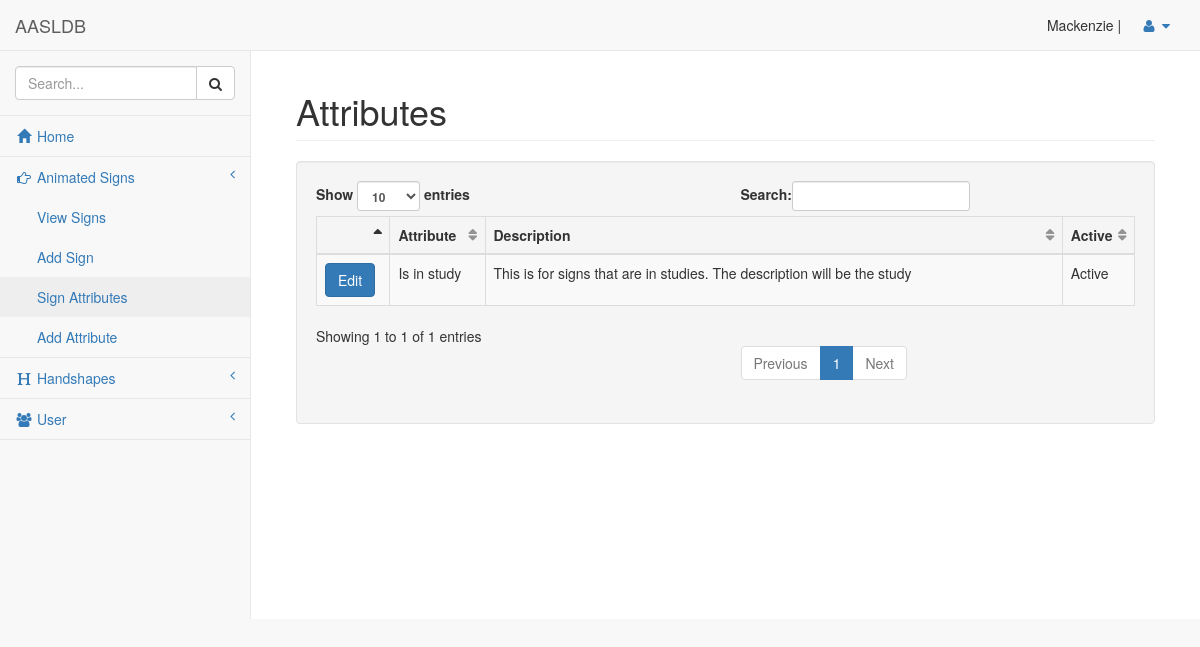
Page /pages/attributes.php (signed in) on the earlier database version.
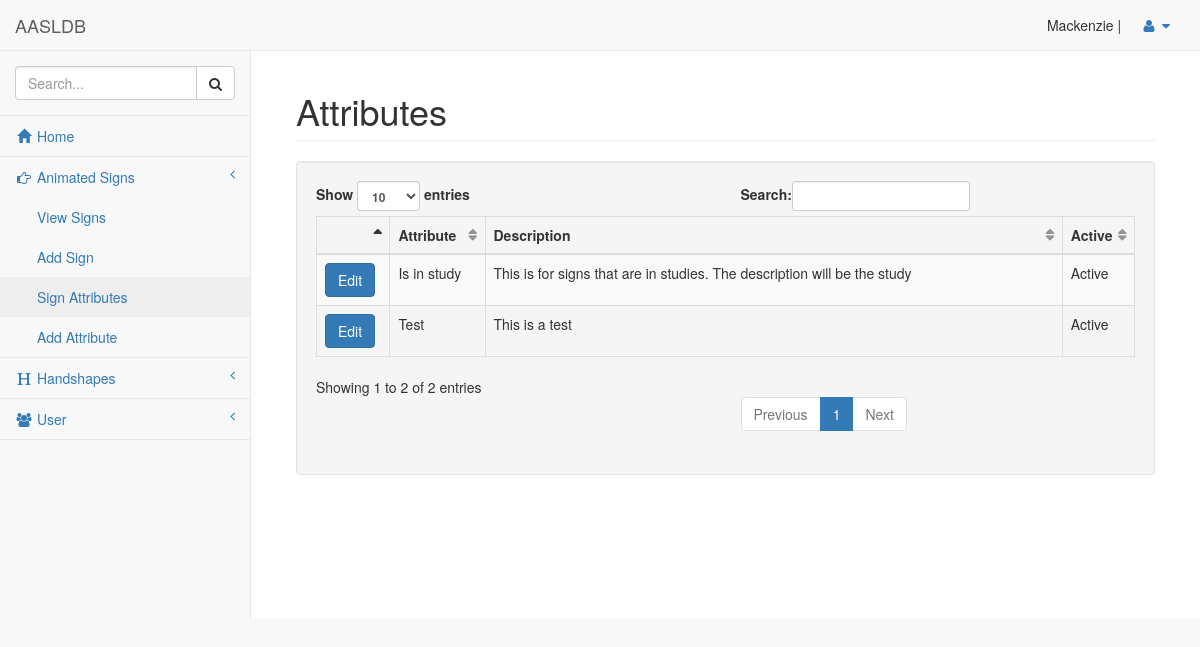
Same page on the later database version.
### tables this page shows
CREATE TABLE `attribute_list` (
  `name` varchar(30) NOT NULL,
  `description` varchar(100) NOT NULL,
  `active` int(11) NOT NULL
);

### function/getAttribute.php (called while the page is built, shortened)
<?php
function getAttributes($active) {
    if($active){
        $sql = "SELECT * FROM attribute_list where active=1 ORDER BY name";
    }else{
        $sql = "SELECT * FROM attribute_list";
    }
    require '../classes/attributeClass.php';
    $attributes = array();
    include '../include/connection_open.inc.php';
    $result = $conn->query($sql);
    while ($row = $result->fetch_assoc()) {
        $attribute = new attributeClass($row["name"],$row["description"],$row["active"]);
        array_push($attributes, $attribute);
    }
    return $attributes;
}

### classes/attributeClass.php (called while the page is built, shortened)
<?php
class attributeClass {
    protected $_aName;
    protected $_desc;
    protected $_active;
    private function __construct3($name, $description, $active) {
        $this->_aName = $name;
        $this->_desc = $description;
        $this->_active = $active;
    }
    function get_aName() {
        return $this->_aName;
    }
    function get_desc() {
        return $this->_desc;
    }
    function get_active() {
        return $this->_active;
    }
}

### function/util.php (called while the page is built, shortened)
<?php
function activeTextConvert($act){
    if($act == 1){
        $text = "Active";
    }else{
        $text = "Inactive";
    }
    return $text;
}

### pages/attributes.php (the view, shortened to what this page needs)
<?php include '../include/header.inc.php'; ?>
<?php include '../function/getAttribute.php'; ?>
<?php include '../function/util.php'; ?>
<div id="wrapper">
    <?php include '../include/navigation.inc.php'; ?>
    <div id="page-wrapper">
        <div class="container-fluid">
            <div class="row">
                <div class="col-lg-12">
                    <h1 class="page-header">Attributes</h1>
                </div>
            </div>
            <div class="row">
                <div class="col-lg-12">
                    <div class="well">
                        <table width="100%" class="table table-striped table-bordered table-hover" id="attribute-table">
                            <thead>
                                <tr>
                                    <th></th>
                                    <th>Attribute</th>
                                    <th>Description</th>
                                    <th>Active</th>
                                </tr>
                            </thead>
                            <tbody>
                                <?php
                                $a = getAttributes(FALSE);
                                foreach ($a as $printAttribute) {
                                    $count = 1;
                                    if ($count % 2 != 0) {
                                        echo '<tr class="odd">';
                                    } else {
                                        echo '<tr class="even">';
                                    }
                                    echo '<td><button onclick="editA(\'' . $printAttribute->get_aName() . '\');" type="button" class="btn btn-primary">Edit</button></td>';
                                    echo '<td>' . $printAttribute->get_aName() . '</td>';
                                    echo '<td>' . $printAttribute->get_desc() . '</td>';
                                    echo '<td>' . activeTextConvert($printAttribute->get_active()) . '</td>';
                                    echo '</tr>';
                                }
                                ?>
                            </tbody>
                        </table>
                    </div>
                </div>
            </div>
        </div>
    </div>
</div>
<?php include '../include/footer.inc.php'; ?>

### include/header.inc.php (shortened to what this page needs)
<!DOCTYPE html>
<html lang="en">
<head>
    <link href="../vendor/bootstrap/css/bootstrap.min.css" rel="stylesheet">
    <link href="../vendor/metisMenu/metisMenu.min.css" rel="stylesheet">
    <link href="../dist/css/sb-admin-2.css" rel="stylesheet">
    <link href="../vendor/font-awesome/css/font-awesome.min.css" rel="stylesheet" type="text/css">
    <link href="../css/custom.css" rel="stylesheet" type="text/css"/>
</head>
<body>

### include/navigation.inc.php (shortened to what this page needs)
<nav class="navbar navbar-default navbar-static-top" role="navigation" style="margin-bottom: 0">
    <div class="navbar-header">
        <a class="navbar-brand" href="index.php">AASLDB</a>
    </div>
    <ul class="nav navbar-top-links navbar-right">
        <li>
            <?php
            try {
                $un = $_SESSION["userName"];
            } catch (Exception $e) {
                $un = "";
            }
            if ($un == "") {
                echo "Guest ";
            } else {
                $secLevel = $_SESSION["secLevel"];
                echo $_SESSION["firstName"] . " " . $_SESSION["lastName"] . " ";
            }
            ?>|
        </li>
        <li class="dropdown">
            <a class="dropdown-toggle" data-toggle="dropdown" href="#">
                <i class="fa fa-user fa-fw"></i> <i class="fa fa-caret-down"></i>
            </a>
        </li>
    </ul>
    <div class="navbar-default sidebar" role="navigation">
        <div class="sidebar-nav navbar-collapse">
            <ul class="nav" id="side-menu">
                <li class="sidebar-search">
                    <div class="input-group custom-search-form">
                        <input type="text" class="form-control" placeholder="Search...">
                        <span class="input-group-btn">
                            <button class="btn btn-default" type="button">
                                <i class="fa fa-search"></i>
                            </button>
                        </span>
                    </div>
                </li>
                <li>
                    <a href="./index.php"><i class="glyphicon glyphicon-home fa-fw"></i> Home</a>
                </li>
                <?php
                if ($un == "") {
                    include '../include/userNavGuest.inc.php';
                } else {
                    include '../include/signNavUser.inc.php';
                    include '../include/handshapeNavUser.inc.php';
                    include '../include/userNavUser.inc.php';
                }
                ?>
            </ul>
        </div>
    </div>
</nav>

### include/signNavUser.inc.php
<li>
    <a href="#"><i class="fa fa-hand-o-right fa-fw"></i> Animated Signs<span class="fa arrow"></span></a>
    <ul class="nav nav-second-level">
        <li>
            <a href="../pages/signList.php">View Signs</a>
        </li>
        <?php
        if($secLevel >= 2){
            echo '<li>';
            echo '<a href="../pages/sign.php?type=1">Add Sign</a>';
            echo '</li>';
        }
        if($secLevel == 3){
            echo '<li>';
            echo '<a href="../pages/attributes.php">Sign Attributes</a>';
            echo '</li>';
            echo '<li>';
            echo '<a href="../pages/attribute.php?type=1">Add Attribute</a>';
            echo '</li>';
        }
        ?>
    </ul>
</li>

### include/handshapeNavUser.inc.php (shortened to what this page needs)
<li>
    <a href="#"><i class="fa fa-header fa-fw"></i> Handshapes<span class="fa arrow"></span></a>
</li>

### include/userNavUser.inc.php (shortened to what this page needs)
<li>
    <a href="#"><i class="fa fa-users fa-fw"></i> User<span class="fa arrow"></span></a>
</li>

### include/footer.inc.php
</body>
</html>

Differences in the rows shown:
added attribute_list: name "Test", description "This is a test", active "Active"
Other differences:
text written by a page script: "Show entries Search: Showing 1 to 1 of 1 entries Previous 1 Next" → "Show entries Search: Showing 1 to 2 of 2 entries Previous 1 Next"
